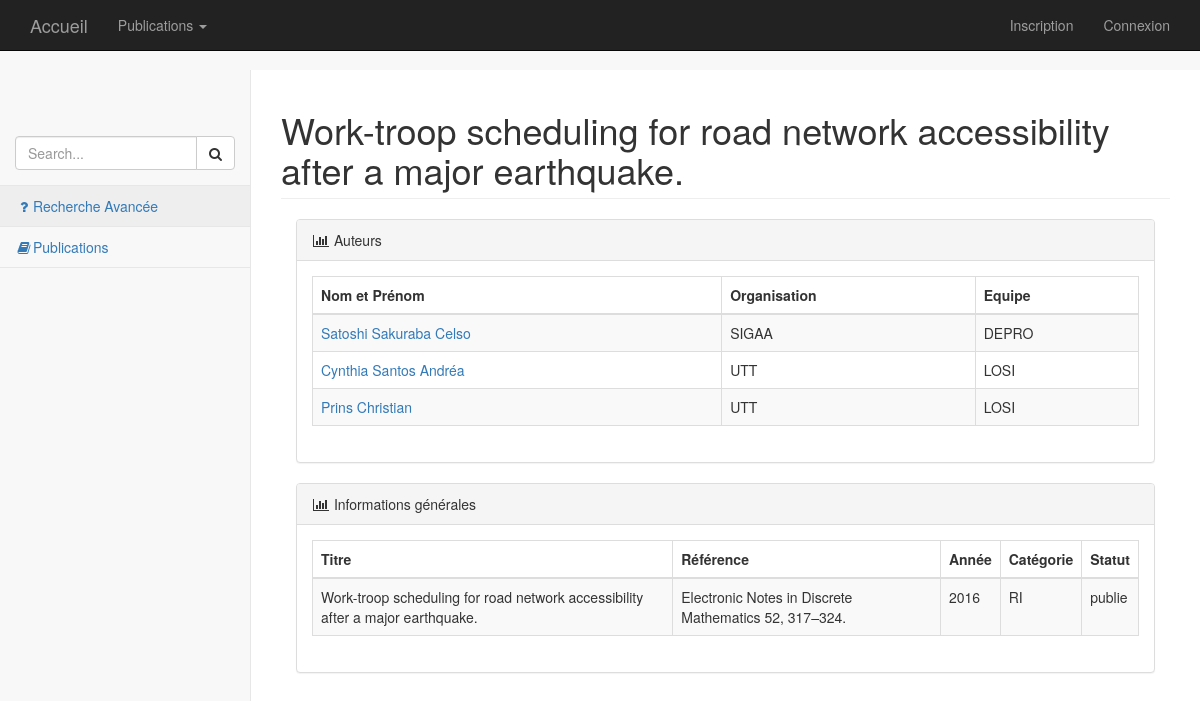
Screenshot of /index.php?controleur=publicationSpecifique&id=28 with the database file from the repository.
### tables this page shows
CREATE TABLE IF NOT EXISTS `Auteur` (
  `id` int(11) NOT NULL AUTO_INCREMENT,
  `organisation` varchar(50) NOT NULL,
  `equipe` varchar(25) NOT NULL,
  `nom` varchar(25) NOT NULL,
  `prenom` varchar(25) NOT NULL,
  PRIMARY KEY (`id`)
);

CREATE TABLE IF NOT EXISTS `Publication` (
  `id` int(11) NOT NULL AUTO_INCREMENT,
  `titre_article` varchar(500) NOT NULL,
  `reference_publication` varchar(500) NOT NULL,
  `annee` int(11) NOT NULL,
  `categorie` varchar(25) NOT NULL,
  `lieu` varchar(100) DEFAULT NULL,
  `statut` varchar(20) NOT NULL,
  `date_ajout` date NOT NULL,
  PRIMARY KEY (`id`)
);

### Controleur/ControleurPublicationSpecifique.php (called while the page is built, shortened)
<?php
    require_once 'Classes/Publication.php';
    class ControleurPublicationSpecifique extends Controleur{
        private $publication1;
        function __Construct(){
            $this->chercheur = new Chercheur_UTT(null, 'nom', 'prenom', 'UTT', 'equipe', 'login', 'mdp');
            $this->publication1 = new Publication(null, array($this->chercheur), 'titre', 'ref', 'annee', 'statut', 'type',null);
        }
        public function index(){
            $publication2 = $this->publication1->getPublicationID($this->requete->getParametre('id'));
            $this->genererVue(array('titrePage' => $publication2->getTitre(), 'publication' => $publication2, 'Auteur' => $publication2->getAuteurs()));
        }
    }

### Core/Routeur.php (called while the page is built, shortened)
<?php
    class Routeur{
        public function routerRequete(){
            try{
                $requete = new Requete(array_merge($_GET, $_POST));
                $controleur = $this->creerControleur($requete);
                $action = $this->creerAction($requete);
                $controleur->executerAction($action);
            }
            catch(Exception $e){
                $this->gererErreur($e);
            }
        }
        private function creerControleur(Requete $requete){
            $controleur = "Accueil";
            if($requete->existeParametre('controleur')){
                $controleur = $requete->getParametre('controleur');
                $controleur = ucfirst($controleur);
            }
            $classeControleur = 'Controleur' . $controleur;
            $fichierControleur = 'Controleur/' . $classeControleur . '.php';
            if(file_exists($fichierControleur)){
                $controleur = new $classeControleur();
                $controleur->setRequete($requete);
                return $controleur;
            }
            else{
                throw new Exception("Fichier '$fichierControleur' introuvable");
            }
        }
        private function creerAction(Requete $requete){
            $action = "index";
            return $action;
        }
    }

### index.php (called while the page is built, shortened)
<?php
    require 'Core/Routeur.php';
    $routeur = new Routeur();
    $routeur->routerRequete();

### Classes/Chercheur.php (called while the page is built, shortened)
<?php
    require_once 'Core/Modele.php';
    require_once 'Publication.php';
    class Chercheur extends Modele{
	private $id;
        private $nom;
	private $prenom;
        private $organisation;
	private $equipe;
        public function __construct ($id,$nom,$prenom,$organisation,$equipe){
		$this->id = $id;
		$this->nom = $nom;
		$this->prenom= $prenom;
		$this->organisation = $organisation;
		$this->equipe = $equipe;
        }
        public function getId(){return ($this->id);}
	public function getNom(){return ($this->nom);}
	public function getPrenom(){return ($this->prenom);}
        public function getOrganisation(){return ($this->organisation);}
        public function getEquipe(){return ($this->equipe);}
    }

### Core/Modele.php (called while the page is built)
<?php
    require_once 'Configuration.php';
    abstract class Modele{
        private static $bdd;
        protected function executerRequete($sql, $params = null){
            if($params == null){
                $resultat = self::getBdd()->query($sql);
            }
            else{
                $resultat = self::getBdd()->prepare($sql);
                $resultat->execute($params);
            }
            return $resultat;
        }
        private static function getBdd(){
            if(self::$bdd == null){
                $dsn = Configuration::get("dsn");
                $login = Configuration::get("login");
                $mdp = Configuration::get("mdp");
                self::$bdd = new PDO($dsn, $login, $mdp,
                            array(PDO::ATTR_ERRMODE => PDO::ERRMODE_EXCEPTION));
            }
            return self::$bdd;
        }
    }

### Classes/Publication.php (called while the page is built, shortened)
<?php
    require_once 'Core/Modele.php';
    class Publication extends Modele{
        private $titre;
        private $ref;
        private $annee;
        private $statut;
        public function __construct($id, $auteurs, $titre, $ref, $annee, $statut, $type, $lieu =null) {
		$this->titre = $titre;
		$this->ref = $ref;
		$this->annee = $annee;
		$this->statut = $statut;
                $this->type = $type;
        }
        public function getTitre(){return $this->titre;}
        public function getRef(){return $this->ref;}
        public function getAnnee(){return $this->annee;}
        public function getStatut(){return $this->statut;}
        public function getType(){return $this->type;}
	public function getPublicationID($idPublication){
            $sql = 'SELECT * FROM Publication WHERE id = ?';
            $reponsePublication = $this->executerRequete($sql, array($idPublication));
            if($reponsePublication->rowCount() == 1){
                while($donneesPublication = $reponsePublication->fetch()){
                    $reqAuteurs = 'SELECT Auteur.* FROM redige, Auteur WHERE Auteur.id = redige.Auteur_id AND redige.Publication_id = ? ORDER BY redige.place';
                    $reponseAuteurs = $this->executerRequete($reqAuteurs, array($donneesPublication['id']));
                    while($donneesAuteurs = $reponseAuteurs->fetch()){
                        $idAuteurs[] = new Chercheur($donneesAuteurs['id'], $donneesAuteurs['nom'], $donneesAuteurs['prenom'], $donneesAuteurs['organisation'], $donneesAuteurs['equipe']);
                        }
                    $publication = new Publication($donneesPublication['id'], $idAuteurs, $donneesPublication['titre_article'], $donneesPublication['reference_publication'], $donneesPublication['annee'], $donneesPublication['statut'], $donneesPublication['categorie']);
                }
                return $publication;
            }
            else
                throw new Exception("Aucune publication ne correspond a l'identifiant '$idPublication'");
        }
    }

### Core/Configuration.php (called while the page is built)
<?php
    class Configuration{
        private static $parametres;
        public static function get($nom, $valeurDefaut = null){
            if(isset(self::getParametres()[$nom])){
                $valeur = self::getParametres()[$nom];
            }
            else{
                $valeur = $valeurDefaut;
            }
            return $valeur;
        }
        private static function getParametres(){
            if(self::$parametres == null){
                $cheminFichier = 'Config/prod.ini';
                if(!file_exists($cheminFichier)){
                    $cheminFichier = 'Config/dev.ini';
                }
                if(!file_exists($cheminFichier)){
                    throw new Exception('Aucun fichier de configuration trouvé');
                }
                else{
                    self::$parametres = parse_ini_file($cheminFichier);
                }
            }
            return self::$parametres;
        }
    }

### Vue/PublicationSpecifique/index.php (the view, shortened to what this page needs)
<?php
    $this->stylesCss = '
    <link href="bootstrap/bower_components/metisMenu/dist/metisMenu.min.css" rel="stylesheet">
    <link href="bootstrap/dist/css/timeline.css" rel="stylesheet">
    <link href="bootstrap/dist/css/sb-admin-2.css" rel="stylesheet">
    <link href="bootstrap/bower_components/morrisjs/morris.css" rel="stylesheet">
    <link href="styles/css/Moncss.css" rel="stylesheet" type="text/css">';
?>
    <nav>
      <div class="navbar-default sidebar" role="navigation">
        <div class="sidebar-nav navbar-collapse">
          <ul class="nav" id="side-menu">
            <li class="sidebar-search">
              <div class="input-group custom-search-form">
                <input type="text" class="form-control" placeholder="Search...">
                <span class="input-group-btn">
                  <button class="btn btn-default" type="button">
                    <i class="fa fa-search"></i>
                  </button>
                </span>
              </div>
            </li>
            <li><a data-toggle="modal" data-target="#myModal"><i class="fa fa-question fa-fw"></i>Recherche Avancée</a></li>
            <li><a href="index.php?controleur=publicationCategorie"><i class="fa fa-book fa-fw"></i>Publications</a></li>
          </ul>
        </div>
      </div>
    </nav>
    <div id="page-wrapper">
      <div class="row">
        <div class="col-lg-12">
           <h1 class="page-header"><?= $titrePage ?></h1>
        </div>
      </div>
      <div id="contenu">
            <div class="col-lg-12">
                <div class="panel panel-default">
                    <div class="panel-heading">
                        <i class="fa fa-bar-chart-o fa-fw"></i>
                    Auteurs
                </div>
                <div class="panel-body">
                    <div class="row">
                        <div class="col-lg-12">
                            <div class="table-responsive">
                                <table class="table table-bordered table-hover table-striped">
                                    <thead>
                                        <tr>
                                            <th>Nom et Prénom</th>
                                            <th>Organisation</th>
                                            <th>Equipe</th>
                                        </tr>
                                    </thead>
                                    <tbody>
                                            <?php foreach($Auteur as $auteur) :?>
                                        <tr>
                                            <td>
                                                <a href= "index.php?controleur=publication&action=publicationsChercheur&id=<?= $auteur->getId()?>">
                                                <?= $auteur->getNom() . ' ' . $auteur->getPrenom() ?>
                                                </a>
                                            </td>
                                            <td><?= $auteur->getOrganisation()?></td>
                                            <td><?= $auteur->getEquipe()?></td>
                                        </tr>
                                            <?php endforeach; ?>
                                    </tbody>
                                </table>
                            </div>
                        </div>
                        <div class="col-lg-12">
                        </div>
                    </div>
                </div>
            </div>
        </div>
          <div class="col-lg-12">
                <div class="panel panel-default">
                    <div class="panel-heading">
                        <i class="fa fa-bar-chart-o fa-fw"></i>
                    Informations générales
                </div>
                <div class="panel-body">
                    <div class="row">
                        <div class="col-lg-12">
                            <div class="table-responsive">
                                <table class="table table-bordered table-hover table-striped">
                                    <thead>
                                        <tr>
                                            <th>Titre</th>
                                            <th>Référence</th>
                                            <th>Année</th>
                                            <th>Catégorie</th>
                                            <th>Statut</th>
                                            </tr>
                                    </thead>
                                    <tbody>
                                        <tr>
                                            <td><?php echo $publication->getTitre()?></td>
                                            <td><?php echo $publication->getRef()?></td>
                                            <td><?php echo $publication->getAnnee();?></td>
                                            <td><?php echo $publication->getType();?></td>
                                            <td><?php echo $publication->getStatut();?></td>
                                        </tr>
                                    </tbody>
                                </table>
                            </div>
                        </div>
                        <div class="col-lg-12">
                        </div>
                    </div>
                </div>
            </div>
        </div>
      </div>
        <div class="row">
                <div class="col-lg-2">
                </div>
            </div>
    </div>

### rows the page displays
auteur: nom "Satoshi Sakuraba", prenom "Celso", organisation "SIGAA", equipe "DEPRO"
auteur: nom "Cynthia Santos", prenom "Andréa", organisation "UTT", equipe "LOSI"
auteur: nom "Prins", prenom "Christian", organisation "UTT", equipe "LOSI"
publication: titre_article "Work-troop scheduling for road network accessibility after a major earthquake.", reference_publication "Electronic Notes in Discrete Mathematics 52, 317–324.", annee "2016", categorie "RI", statut "publie"

### other values shown
$titrePage "Work-troop scheduling for road network accessibility after a major earthquake."
